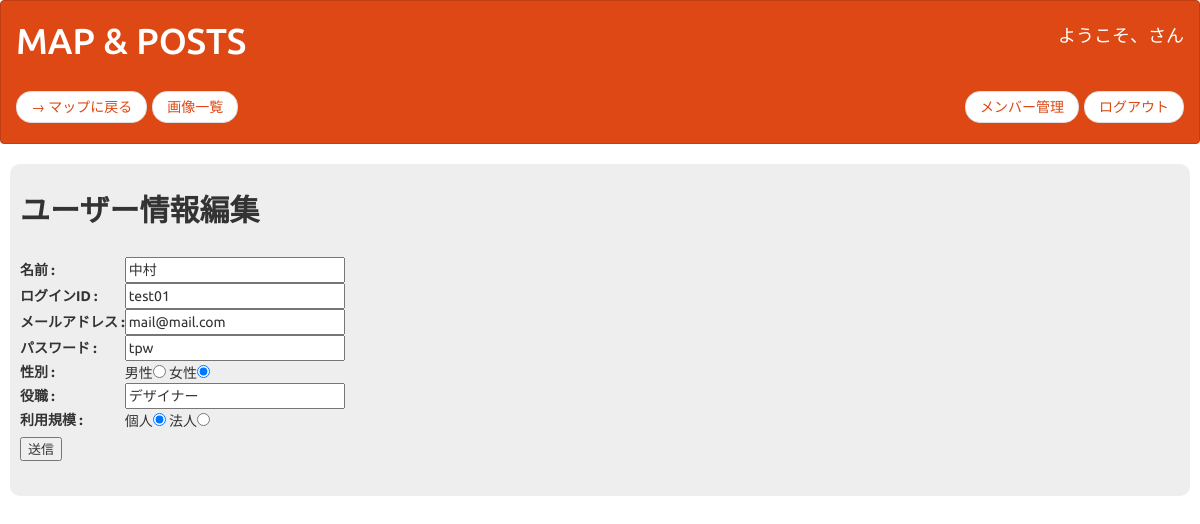
The app's page /users_detail.php?id=2 with its own data.
### tables this page shows
CREATE TABLE `gs_user_table` (
  `id` int(12) NOT NULL,
  `name` varchar(64) NOT NULL,
  `lid` varchar(64) NOT NULL,
  `mail` varchar(64) NOT NULL,
  `lpw` varchar(64) NOT NULL,
  `gender` int(1) NOT NULL,
  `depart` varchar(64) NOT NULL,
  `sort` int(1) NOT NULL,
  `col` varchar(7) NOT NULL DEFAULT '#ff0000'
);

### users_detail.php (the view, shortened to what this page needs)
<?php
$id = $_GET["id"];
try {
    $pdo = new PDO('mysql:dbname=gs_db;charset=utf8;host=localhost', 'root', 'root');
} catch (PDOException $e) {
    exit('DB Error:' . $e->getMessage());
}
$sql = "SELECT * FROM gs_user_table WHERE id=:id";
$stmt = $pdo->prepare($sql);
$stmt->bindValue(":id", $id);
$status = $stmt->execute();
if ($status == false) {
    $error = $stmt->errorInfo();
    exit("*SQL Error:" . $error[2]);
} else {
    $res = $stmt->fetch();
}
?>
<!DOCTYPE html>
<html lang="ja">
<head>
    <link rel="stylesheet" href="css/range.css">
    <link href="css/bootstrap.min.css" rel="stylesheet">
</head>
<body>
    <?php include("header.php"); ?>
    <main>
        <article>
            <form method="post" action="users_update.php">
                <div class="jumbotron" style="border-radius:10px; margin: auto 10px; padding:10px 10px 20px 10px;">
                    <h2 style="font-weight: bold; margin-bottom:30px;">ユーザー情報編集</h2>
                    <fieldset>
                        <table>
                            <tr>
                                <th>名前 : </th>
                                <td><input type="text" name="name" value="<?= $res["name"] ?>"></td>
                            </tr>
                            <tr>
                                <th>ログインID : </th>
                                <td><input type="text" name="lid" value="<?= $res["lid"] ?>"></td>
                            </tr>
                            <tr>
                                <th>メールアドレス : </th>
                                <td><input type="text" name="mail" value="<?= $res["mail"] ?>"></td>
                            </tr>
                            <tr>
                                <th>パスワード : </th>
                                <td><input type="text" name="lpw" value="<?= $res["lpw"] ?>"></td>
                            </tr>
                            <tr>
                                <th>性別 : </th>
                                <td>
                                    <?php
                                    if ($res["gender"] == 1) {
                                    ?>
                                        男性<input type="radio" name="gender" value="0">
                                        女性<input type="radio" name="gender" value="1" checked>
                                    <?php
                                    } else {
                                    ?>
                                        男性<input type="radio" name="gender" value="0" checked>
                                        女性<input type="radio" name="gender" value="1">
                                    <?php
                                    }
                                    ?>
                                </td>
                            </tr>
                            <tr>
                                <th>役職 : </th>
                                <td><input type="text" name="depart" value="<?= $res["depart"] ?>"></td>
                            </tr>
                            <tr>
                                <th>利用規模 : </th>
                                <td>
                                    <?php
                                    if ($res["sort"] == 1) {
                                    ?>
                                        個人<input type="radio" name="sort" value="0">
                                        法人<input type="radio" name="sort" value="1" checked>
                                    <?php
                                    } else {
                                    ?>
                                        個人<input type="radio" name="sort" value="0" checked>
                                        法人<input type="radio" name="sort" value="1">
                                    <?php
                                    }
                                    ?></td>
                            </tr>
                        </table>
                        <p><input type="submit" class="button" value="送信" style="font-size:small;"></p>
                    </fieldset>
                </div>
            </form>
        </article>
    </main>
</body>
</html>

### records on screen
gs_user_table: name "中村", lid "test01", mail "mail@mail.com", lpw "tpw", depart "デザイナー"
